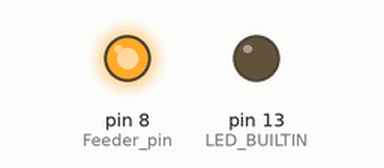
This sketch was run on a simulated Arduino Uno, built with avr-gcc and run on an emulated ATmega328P. Shown: output pins drawn as LEDs (lit = HIGH). What the sketch prints to the serial monitor is not drawn.

Above: at 0.1 s.
Timing chart, 0 to 1.6 s (numbered marks = the images above):
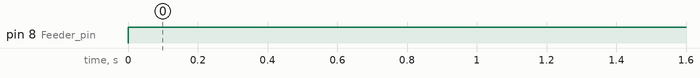

The sketch:

Signaling.ino
```cpp
HardwareSerial & ESPport = Serial;
#include <TimerOne.h>

//Список номеров телефонов
//String phone_numbers[] = { "+380630000000"};  //1 телефонный номер
String phone_numbers[] = {"+380631598264","+380671507560"};  //несколько
///целая розтяжка 10 high
#define Feeder_pin 8
#define Roztazka_pin 11   //на розтяжку
int offmyself = 600; //600 sec будет включена а потом войдет в режим сна

void setup() {
	pinMode(Feeder_pin, OUTPUT);
	digitalWrite(Feeder_pin, HIGH);
	Timer1.initialize(1000000);  //1000000  = 1 секунда
	Timer1.attachInterrupt(OffTicker);
	pinMode(LED_BUILTIN, OUTPUT);

	ESPport.begin(115200);

	/*
	ESPport.println("at+cpin=\"1111\"");
	*/
	delay(1000);

	CallAll();

	if (digitalRead(Roztazka_pin) == HIGH)  //если разтяжка порвана
	{
		CallAll(); //Позвонили по всем номерам второй раз
		//Sms("+380630000000","Porvana Roztiazka");   //отправка СМС
	}
	W8REadyGsmModule(); //Подождали пока модем закончит текущие звонки.
	Off();
}
void CallAll()
{
	for (int i = 0;i != (sizeof((phone_numbers)) / sizeof((phone_numbers[0])));i++)
	{
		String command = "ATD" + phone_numbers[i] + ';';
		W8REadyGsmModule();
		ESPport.println(command.c_str());
	}
}
void W8REadyGsmModule() //Ждем готовность модуля
{
	while (1)
	{
		ESPport.println("AT+CPAS");
		if (ESPport.find("+CPAS: 0")) break;
		delay(100);
	}
}
void Sms(String number,String tekstSMS)
{
		W8REadyGsmModule();
		ESPport.println("AT+CMGS=\""+ number +'\"'); // даем команду на отправку смс
		delay(100);
		ESPport.print(tekstSMS);  // отправляем текст
		ESPport.print((char)26);          // символ завершающий передачу
}


void OffTicker(void)
{
	if ((--offmyself) == 0)
	Off();
}
void Off()
{
	digitalWrite(Feeder_pin, LOW);
}
void loop() {}
```

Measured:
- by itself, pin 8 (Feeder_pin): LOW → HIGH at 0.00 s
